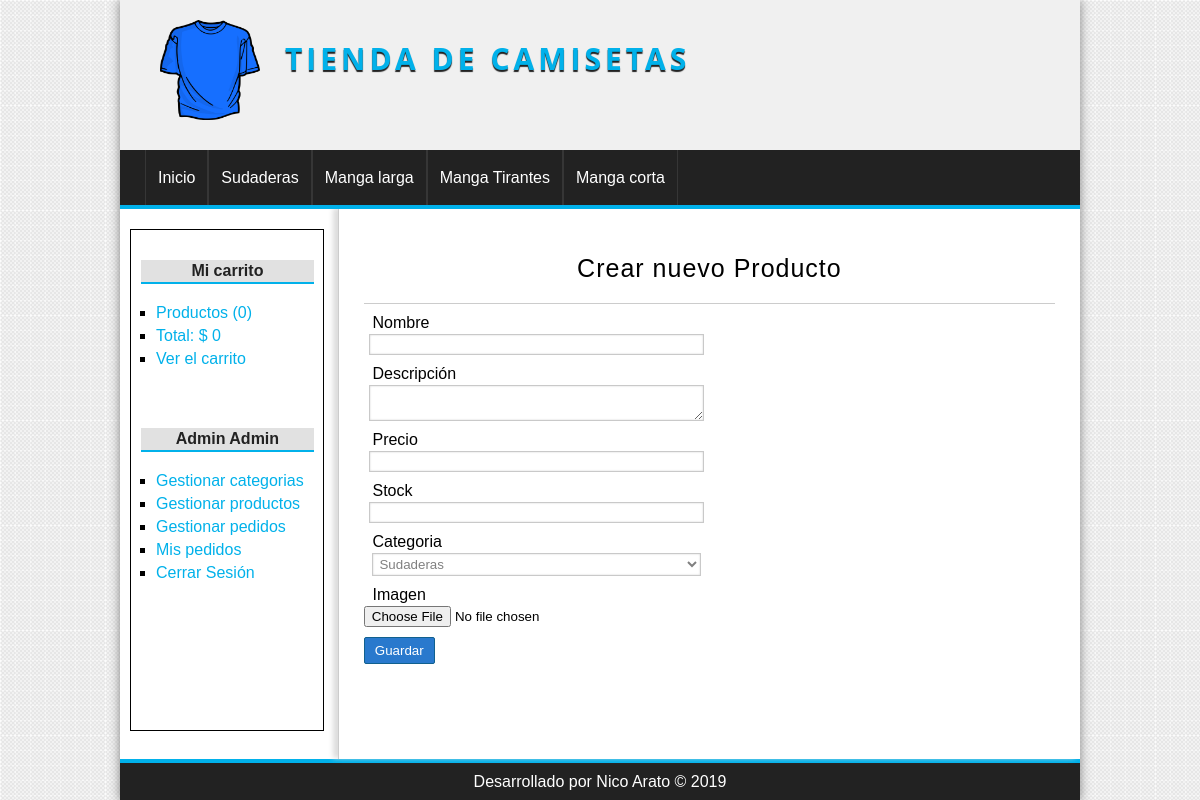
Page /producto/crear (signed in) on the committed database.
### tables this page shows
CREATE TABLE categorias(
    id          INT(255) auto_increment NOT NULL,
    nombre      VARCHAR(100) NOT NULL,
    CONSTRAINT pk_categorias PRIMARY KEY(id)
);

### config/db.php (called while the page is built)
<?php
class Database{
    public static function connect(){
        $db = new mysqli('localhost','root','','tienda_master');
        $db->query("SET NAMES 'utf8'");
        return $db;
    }
}

### helpers/utils.php (called while the page is built, shortened)
<?php
class Utils{
    public static function showCategorias(){
        require_once 'models/categoria.php';
        $categoria = new Categoria();
        $categorias = $categoria->getAll();
        return $categorias;
    }
}

### models/categoria.php (called while the page is built, shortened)
<?php
class Categoria{
   private $db;
   public function __construct(){
       $this->db = Database::connect();
   }
    public function getAll(){
        $categorias = $this->db->query("SELECT * FROM categorias ORDER BY id DESC;");
        return $categorias;
    }
}

### controllers/ProductoController.php (called while the page is built, shortened)
<?php
class productoController{
    public function crear(){
        require_once 'views/producto/crear.php';
    }
}

### views/producto/crear.php (the view, shortened to what this page needs)
<?php if(isset($editar) && isset($pro) && is_object($pro)) : ?>
    <h1>Editar Producto <?=$pro->nombre?> </h1>
    <?php $url_action = base_url ."producto/save&id=".$pro->id;?>
<?php else : ?>
    <h1>Crear nuevo Producto</h1>
    <?php $url_action = base_url ."producto/save";?>
<?php endif; ?>
<div class="form_continer">
    <form action="<?=$url_action?>" method="POST" enctype="multipart/form-data">
        <label for="nombre">Nombre</label>
        <input type="text" name="nombre" value= "<?= isset($pro) && is_object($pro) ? $pro->nombre : '';?>">
        <label for="descripcion">Descripción</label>
        <textarea name="descripcion"> <?= isset($pro) && is_object($pro) ? $pro->descripcion : '';?></textarea>
        <label for="precio">Precio</label>
        <input type="text" name="precio" value= "<?= isset($pro) && is_object($pro) ? $pro->precio : '';?>">
        <label for="stock">Stock</label>
        <input type="number" name="stock" value= "<?= isset($pro) && is_object($pro) ? $pro->stock : '';?>">
        <label for="categoria">Categoria</label>
        <?php $categorias = Utils::showCategorias();?>
        <select name="categoria" id="">
            <?php while($cat = $categorias->fetch_object()): ?>
                <option value="<?=$cat->id?>" <?=isset($pro) && is_object($pro) && $cat->id == $pro->categoria_id ? 'selected' : '' ;?> >
                    <a href=""><?=$cat->nombre?></a>
                </option>
            <?php endwhile;?>
        </select>
        <label for="stock">Imagen</label>
        <input type="file" name="imagen">
        <input type="submit" value="Guardar">
    </form>
</div>

### views/layout/header.php (shortened to what this page needs)
<!DOCTYPE html>
<html lang="es">
<head>
    <link rel="stylesheet" href="<?=base_url?>css/style.css">
</head>
<body>
<div id="container">
        <header id="header">
            <div id="logo">
                <img src="<?=base_url?>img/camiseta.png" alt="camiseta-logo">
                <a href="<?=base_url?>">Tienda de camisetas</a>
            </div>
        </header>
        <?php $categorias = Utils::showCategorias(); ?>
        <nav id="menu">
            <ul>
                <li><a href="<?=base_url?>"> Inicio</a></li>
                <?php while($cat = $categorias->fetch_object()) : ?>
                    <li><a href="<?=base_url?>categoria/ver&id=<?=$cat->id?>"><?=$cat->nombre;?></a></li>
                <?php endwhile;?>
            </ul>
        </nav>
        <div id="content">

### css/style.css (style rules this page uses)
* { padding: 0px; margin: 0px; font-family: sans-serif,Helvetica, Arial ; }
body { background: url(../img/bg.png); }
a { color: #01b1ea; text-decoration: none; }
header { height: 150px; background: #f0f0f0; }
#logo { padding: 20px; margin-left: 20px; float: left; }
#logo img { width: 100px; height: 100px; float: left; }
#logo a { float: left; font-family: 'Open Sans', Helvetica, Arial, sans-serif; letter-spacing: 4px; font-size: 30px; text-transform: uppercase; color: #01b1ea; font-weight: bold; margin-top: 18px; margin-left: 25px; text-shadow: 0px 2px 1px #222222; transition: all 300ms; }
#container { margin: 0px auto; background: white; width: 80%; box-shadow: 0px 0px 10px gray; }
#menu { background: #222222; color: white; height: 55px; clear: both; border-bottom: 4px solid #01b1ea; }
#menu ul { list-style: none; margin: 0px auto; margin-left: 25px; }
#menu ul li { line-height: 55px; float: left; border-right: 1px solid #363636; }
#menu a { color: white; display: block; padding: 0 12px; transition: all 300ms; }
#menu a:first-child { border-left: 1px solid #363636; }
#content { background: white; overflow: hidden; margin: 0px auto; }
.form_continer { width: 50%; }
label, input[type="text"], input[type="password"], input[type="email"], input[type="number"], select, textarea { display: block; width: 95%; margin: 2px auto; }
input[type="text"], input[type="password"], input[type="email"], input[type="number"], select, textarea { border: 1px solid #c9c9c9; box-shadow: 0px 0px 2px #ccc inset; background: white; padding: 2px; color: gray; transition: all 300ms; }
input[type="button"], input[type="submit"], button, .button { display: block; border-radius: 2px; width: auto; padding: 5px 10px; color: white!important; background: #2979cd; border: 1px solid #11608e; }
label, input[type="button"], input[type="submit"], button, .button { display: block; margin-top: 10px; }
#central h1 { font-size: 25px; margin-bottom: 5px; font-weight: normal; letter-spacing: 1px; text-align: center; border-bottom: 1px solid #ccc; padding: 20px; }

### rows in the picture
categorias: nombre "Sudaderas"
categorias: nombre "Manga larga"
categorias: nombre "Manga Tirantes"
categorias: nombre "Manga corta"

### other values in the picture
$stats['count'] "0"
$stats['total'] "0"
$_SESSION['identity']->nombre "Admin"
$_SESSION['identity']->apellido "Admin"
